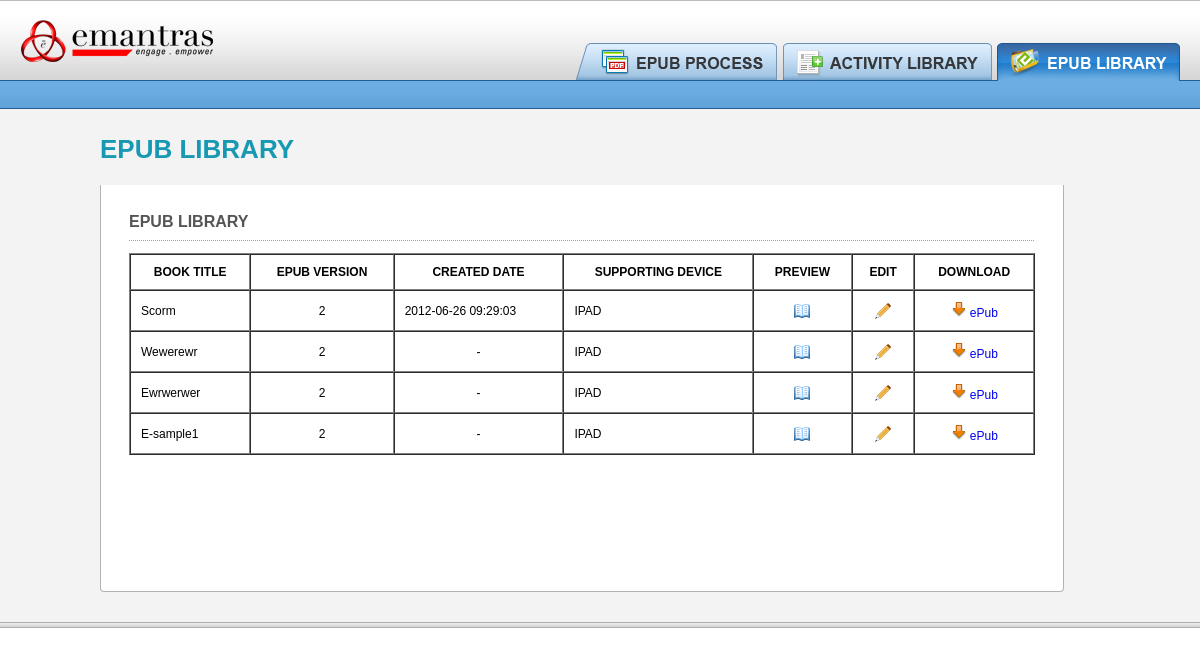
The page /epublibrary.php on the database its author committed.
### tables this page shows
CREATE TABLE `epubsetting` (
  `settingId` int(11) NOT NULL AUTO_INCREMENT,
  `presetName` varchar(200) DEFAULT NULL,
  `presetSet` int(11) DEFAULT NULL,
  `epubVersion` varchar(50) DEFAULT NULL,
  `outputType` varchar(50) DEFAULT NULL,
  `bookTitle` varchar(200) DEFAULT NULL,
  `coverImage` varchar(200) DEFAULT NULL,
  `resol` int(11) DEFAULT NULL,
  `supportDevice` varchar(50) DEFAULT NULL,
  `fixedLay` varchar(50) DEFAULT NULL,
  `openSpread` varchar(50) DEFAULT NULL,
  `interActive` varchar(50) DEFAULT NULL,
  `specificFont` varchar(50) DEFAULT NULL,
  `fontName` varchar(200) DEFAULT NULL,
  `oriLock` varchar(50) DEFAULT NULL,
  `epubFolder` varchar(250) DEFAULT NULL,
  `pdfFile` varchar(200) DEFAULT NULL,
  `pdfPages` int(11) DEFAULT NULL,
  `activityFolder` longblob,
  `decimalValue` decimal(5,2) DEFAULT NULL,
  `createdDate` datetime DEFAULT NULL,
  PRIMARY KEY (`settingId`),
  KEY `epub1` (`epubFolder`)
);

### epublibrary.php (the view, shortened to what this page needs)
<?php
$limit                                  =               PAGE_PER_COUNT;
$page                                   =               $_GET['page'];
if($page)
    $start                              =               ($page - 1) * $limit;
else
    $start                              =               0;
$dataquery                              =               "SELECT settingId,presetName,presetSet,epubVersion,outputType,bookTitle,coverImage,presetName,resol,supportDevice,fixedLay,openSpread,interActive,specificFont,fontName,oriLock,epubFolder,pdfFile,pdfPages,createdDate FROM ".EPUB_SET." ORDER BY createdDate desc LIMIT $start, $limit";
$dataresquery                           =		mysql_query($dataquery) or die(mysql_error());
$datanoofrows                           =		mysql_num_rows($dataresquery);
require_once("header.php");
?>
    <div class="titleStrip">EPUB Library</div>
    <div class="ePubFrmBox">
      <form name="epublibform" id="epublibform" method="post" action="epubeditview.php" enctype="multipart/form-data">
        <h2>EPUB Library</h2>
        <table width="100%" border="1" cellpadding="10" cellspacing="0" class="frmTbl">
            <tr>
                <td align="center" class="boldText">BOOK TITLE</td><td align="center" class="boldText">EPUB VERSION</td><td align="center" class="boldText">CREATED DATE</td><td align="center" class="boldText">SUPPORTING DEVICE</td><td align="center" class="boldText">PREVIEW</td><td align="center" class="boldText">EDIT</td><td align="center" class="boldText">DOWNLOAD</td>
            </tr>
            <?php if($datanoofrows > 0) { while($datarow = mysql_fetch_array($dataresquery)) { ?>
            <tr>
                <td ><?php echo ucwords(strtolower($datarow[bookTitle])); ?></td>
                <td align="center"><?php if($datarow[epubVersion] == 'version2') { echo "2"; } else { echo "3"; }; ?></td>
                <td <?php if($datarow[createdDate] == '') { ?> align="center" <?php } ?> ><?php if($datarow[createdDate] == '') echo '-'; else echo $datarow[createdDate]; ?></td>
                <td ><?php $device = ''; $supportdev = explode(',', $datarow[supportDevice]);
                foreach($supportdev as $supportvalue) {
                    if($supportvalue == 'ipad') {
                        if($device == '') {
                            $device     .=       "IPAD";
                        } else {
                            $device     .=       ", IPAD";
                        }
                    } elseif ($supportvalue == 'kindle') {
                        if($device == '') {
                            $device     .=       "KINDLE";
                        } else {
                            $device     .=       ", KINDLE";
                        }
                    } elseif ($supportvalue == 'sony') {
                        if($device == '') {
                            $device     .=       "SONY";
                        } else {
                            $device     .=       ", SONY";
                        }
                    } elseif ($supportvalue == 'mobl21') {
                        if($device == '') {
                            $device     .=       "MOBL21";
                        } else {
                            $device     .=       ", MOBL21";
                        }
                    }
                } echo $device; ?></td>
                <td align="center" ><a href="javascript:void(0)" onclick="previewshow('<?php echo EPUB_FOLDER. "/".$datarow['epubFolder']."/OPS/"; ?>','<?php echo RELATIVE_PATH."/"; ?>','<?php echo base64_encode($datarow['settingId']); ?>');"><img src="images/preview.png" alt="PREVIEW" border="0" title="Preview"/></a></td>
                <td align="center" class="epublibedit"><a href="javascript:void(0);" onclick="epublibedit('<?php echo base64_encode($datarow[settingId]); ?>');"><img src="images/edit.png" alt="EDIT" border="0" title="Edit"/></a></td>
                <td align="center">
    <?php $fpath = RELATIVE_PATH . '/' .EPUB_FOLDER .'/' .$datarow[epubFolder] . '/' . $datarow[epubFolder] . '.epub';
    echo '<a href="' . $fpath . '"	target="_blank" class="notextdec"><img src="images/old_go_down.png" alt="DOWNLOAD" border="0" title="DOWNLOAD"/> ePub</a>'; ?></td>
            </tr>
            <?php } } else { ?>
            <tr>
                <td class="aligncenter" colspan="6">NO RECORDS FOUND</td>
            </tr>
            <?php } ?>
        </table>
      </form>
      <div class="frmBottomLeft"></div>
      <div class="frmBottomRight"></div>
    </div>
  </div>
</div>
<?php
require_once("footer.php");
?>

### css/style.css (style rules this page uses)
.notextdec { text-decoration: none; }
body { margin:0px; font-family:Arial, Helvetica, sans-serif; }
.boldText { font-weight:bold; }
a, a img { outline:none; }
h2 { font-size:16px; font-weight:bold; text-transform:uppercase; color:#555555; background:url(../images/dotted_line.png) repeat-x bottom; margin:0px; padding:0 0 10px 0; }
.titleStrip { margin:0 auto; padding:25px 0 20px 0; color:#1799b3; text-transform:uppercase; font-size:26px; font-weight:bold; }
.ePubFrmBox { width:906px; min-height:350px; border:1px solid #b3b3b3; border-top:0px; position:relative; background:#ffffff; padding:28px; }
.frmBottomLeft, .frmBottomRight { width:5px; height:5px; position:absolute; bottom:-1px; }
.frmBottomLeft { background:url(../images/frm_bottom_curveleft.png) no-repeat; left:-1px; }
.frmBottomRight { background:url(../images/frm_bottom_curveright.png) no-repeat; right:-1px; }
.frmTbl { font-size:12px; margin:12px 0 25px 0; }

### rows shown on the page
epubsetting: bookTitle "Scorm", epubVersion "2", createdDate "2012-06-26 09:29:03", device "IPAD"
epubsetting: bookTitle "Wewerewr", epubVersion "2", device "IPAD"
epubsetting: bookTitle "Ewrwerwer", epubVersion "2", device "IPAD"
epubsetting: bookTitle "E-sample1", epubVersion "2", device "IPAD"
